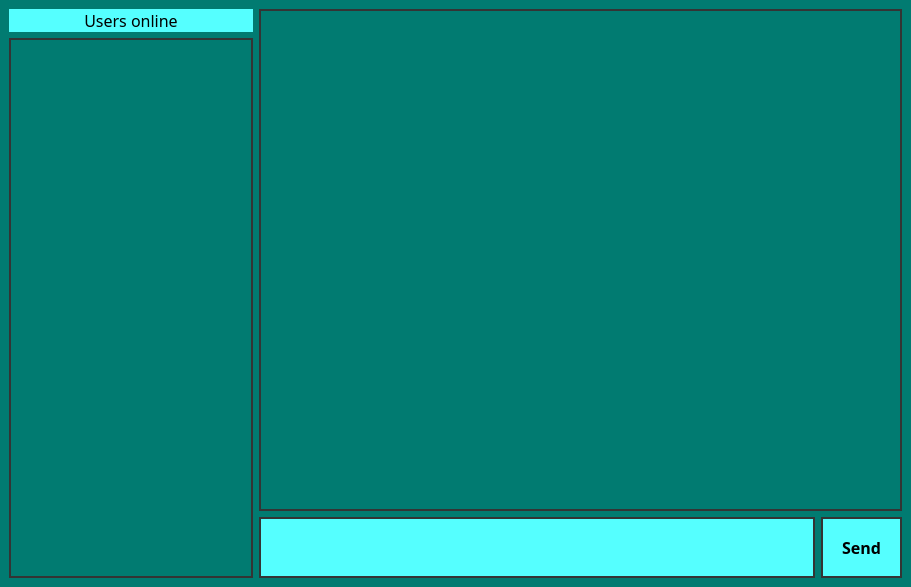
<?xml version="1.0" encoding="UTF-8"?>
<ui version="4.0">
 <class>ChatWidget</class>
 <widget class="QMainWindow" name="ChatWidget">
  <property name="geometry">
   <rect>
    <x>0</x>
    <y>0</y>
    <width>911</width>
    <height>587</height>
   </rect>
  </property>
  <property name="windowTitle">
   <string>MainWindow</string>
  </property>
  <property name="styleSheet">
   <string notr="true">background: rgb(1, 123, 113);</string>
  </property>
  <widget class="QWidget" name="centralwidget">
   <property name="styleSheet">
    <string notr="true">QListWidget::item:selected {
	background: none;
	color: none;
}

QListWidget::item:hover {
	background: none;
}</string>
   </property>
   <layout class="QHBoxLayout" name="horizontalLayout_3">
    <item>
     <layout class="QVBoxLayout" name="verticalLayout_2">
      <item>
       <widget class="QLabel" name="AddUsers">
        <property name="font">
         <font>
          <family>Gadugi</family>
          <pointsize>12</pointsize>
         </font>
        </property>
        <property name="styleSheet">
         <string notr="true">background:rgb(85, 255, 255);</string>
        </property>
        <property name="text">
         <string>Users online</string>
        </property>
        <property name="alignment">
         <set>Qt::AlignCenter</set>
        </property>
       </widget>
      </item>
      <item>
       <widget class="QListWidget" name="Users">
        <property name="minimumSize">
         <size>
          <width>200</width>
          <height>0</height>
         </size>
        </property>
        <property name="styleSheet">
         <string notr="true">background: rgb(1, 123, 113);
border-width: 2px;
border-style: solid;
border-color: rgb(52, 52, 52);
padding: 2px;</string>
        </property>
        <property name="frameShape">
         <enum>QFrame::Panel</enum>
        </property>
       </widget>
      </item>
     </layout>
    </item>
    <item>
     <layout class="QVBoxLayout" name="verticalLayout_3">
      <item>
       <widget class="QListWidget" name="Room">
        <property name="font">
         <font>
          <pointsize>12</pointsize>
         </font>
        </property>
        <property name="styleSheet">
         <string notr="true">background: rgb(1, 123, 113);
selection-color: none;

border-width: 2px;
border-style: solid;
border-color: rgb(52, 52, 52);

padding: 5px;</string>
        </property>
        <property name="frameShape">
         <enum>QFrame::Panel</enum>
        </property>
        <property name="resizeMode">
         <enum>QListView::Adjust</enum>
        </property>
        <property name="batchSize">
         <number>100</number>
        </property>
        <property name="wordWrap">
         <bool>true</bool>
        </property>
       </widget>
      </item>
      <item>
       <layout class="QHBoxLayout" name="horizontalLayout_2">
        <item>
         <widget class="QTextEdit" name="MessageLine">
          <property name="sizePolicy">
           <sizepolicy hsizetype="Expanding" vsizetype="Fixed">
            <horstretch>0</horstretch>
            <verstretch>0</verstretch>
           </sizepolicy>
          </property>
          <property name="minimumSize">
           <size>
            <width>556</width>
            <height>61</height>
           </size>
          </property>
          <property name="maximumSize">
           <size>
            <width>16777215</width>
            <height>16777215</height>
           </size>
          </property>
          <property name="font">
           <font>
            <family>Helvetica</family>
            <pointsize>11</pointsize>
           </font>
          </property>
          <property name="styleSheet">
           <string notr="true">background:rgb(85, 255, 255);
selection-color: none;

border-width: 2px;
border-style: solid;
border-color: rgb(52, 52, 52);
padding: 5px;</string>
          </property>
          <property name="frameShape">
           <enum>QFrame::Panel</enum>
          </property>
          <property name="html">
           <string>&lt;!DOCTYPE HTML PUBLIC &quot;-//W3C//DTD HTML 4.0//EN&quot; &quot;http://www.w3.org/TR/REC-html40/strict.dtd&quot;&gt;
&lt;html&gt;&lt;head&gt;&lt;meta name=&quot;qrichtext&quot; content=&quot;1&quot; /&gt;&lt;style type=&quot;text/css&quot;&gt;
p, li { white-space: pre-wrap; }
&lt;/style&gt;&lt;/head&gt;&lt;body style=&quot; font-family:'Helvetica'; font-size:11pt; font-weight:400; font-style:normal;&quot;&gt;
&lt;p style=&quot;-qt-paragraph-type:empty; margin-top:0px; margin-bottom:0px; margin-left:0px; margin-right:0px; -qt-block-indent:0; text-indent:0px; font-family:'Helvetica';&quot;&gt;&lt;br /&gt;&lt;/p&gt;&lt;/body&gt;&lt;/html&gt;</string>
          </property>
         </widget>
        </item>
        <item>
         <widget class="QPushButton" name="SendButton">
          <property name="sizePolicy">
           <sizepolicy hsizetype="Fixed" vsizetype="Fixed">
            <horstretch>0</horstretch>
            <verstretch>0</verstretch>
           </sizepolicy>
          </property>
          <property name="minimumSize">
           <size>
            <width>81</width>
            <height>61</height>
           </size>
          </property>
          <property name="maximumSize">
           <size>
            <width>81</width>
            <height>61</height>
           </size>
          </property>
          <property name="font">
           <font>
            <family>Gadugi</family>
            <pointsize>12</pointsize>
            <weight>75</weight>
            <bold>true</bold>
           </font>
          </property>
          <property name="cursor">
           <cursorShape>PointingHandCursor</cursorShape>
          </property>
          <property name="styleSheet">
           <string notr="true">QPushButton{
background:rgb(85, 255, 255);
border-width: 2px;
border-style: solid;
border-color: rgb(52, 52, 52);
padding: 4px;
}

QPushButton:pressed{
padding: 2px;
}
</string>
          </property>
          <property name="text">
           <string>Send</string>
          </property>
         </widget>
        </item>
       </layout>
      </item>
     </layout>
    </item>
   </layout>
  </widget>
  <widget class="QMenuBar" name="menubar">
   <property name="geometry">
    <rect>
     <x>0</x>
     <y>0</y>
     <width>911</width>
     <height>25</height>
    </rect>
   </property>
   <property name="font">
    <font>
     <family>Gadugi</family>
     <pointsize>12</pointsize>
    </font>
   </property>
   <property name="styleSheet">
    <string notr="true">color:silver;</string>
   </property>
   <property name="nativeMenuBar">
    <bool>true</bool>
   </property>
  </widget>
  <action name="actionTheme">
   <property name="text">
    <string>Theme</string>
   </property>
   <property name="shortcutContext">
    <enum>Qt::WindowShortcut</enum>
   </property>
  </action>
  <action name="actionSelect_color">
   <property name="text">
    <string>Select color</string>
   </property>
  </action>
  <action name="actionStyle">
   <property name="text">
    <string>Style</string>
   </property>
   <property name="font">
    <font>
     <family>Gadugi</family>
     <pointsize>12</pointsize>
    </font>
   </property>
  </action>
 </widget>
 <resources/>
 <connections/>
</ui>
